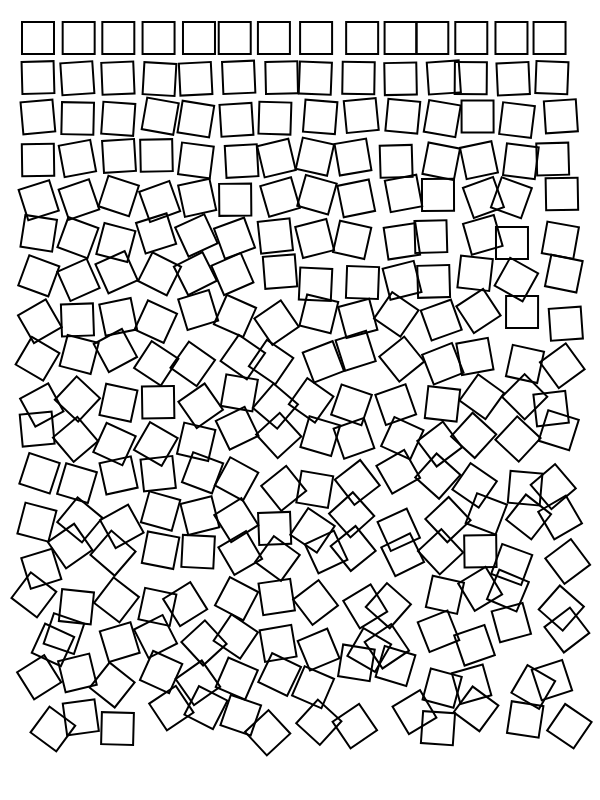
Frame 1 (no input)
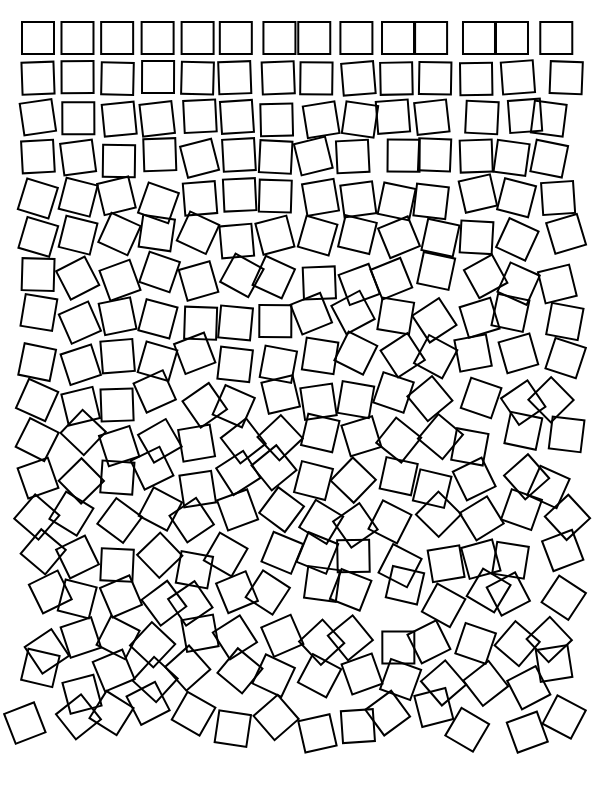
Frame 2 (the mouse pressed at the canvas centre, redrawn once)

The p5.js sketch that drew these frames (run headless with seeded random() and noise() and a simulated clock; the mouse was pressed at the canvas centre and the sketch redrawn once):

// p5.js sketch
// ── sketch.js

let square_size = 40;
let cols = 14;
let rows = 18;
let cushion = 8;

function setup() {
  createCanvas(600, 800);
  noLoop();
}

function draw() {
  background(255);

  translate(38,38);

  strokeWeight(2);
  noFill();

  rectMode(CENTER);
  angleMode(DEGREES); //https://p5js.org/reference/#/p5/angleMode 

  // x is columns
  // y is rows
  for (let x = 0; x < (square_size * cols) ; x += square_size){
  	for (let y = 0; y < (square_size * rows); y += square_size){

  		push(); // push resets drawing back to the underlining coordinates

  		translate(x,y);

  		// https://p5js.org/reference/#/p5/rotate
  		let rotation_amount = random(-90,90);

		let rotate_by = map(y, 0,rows * square_size,0,rotation_amount);
  		rotate(rotate_by);



  		let x_offset = random(-10,10);
  		let y_offset = random(-20,20);

  		let y_shift = map(y,0,rows * square_size,0, y_offset);
  		let x_shift = map(x,0,cols * square_size,0, x_offset);

  		rect(x_shift, y_shift,square_size - cushion,square_size - cushion);


  		pop();

  	}
  }


}
